Frame 1 (no input): blank canvas, image omitted
Frame 60 (no input): blank canvas, image omitted
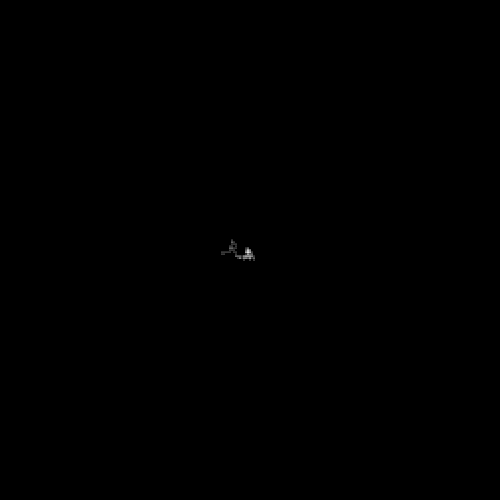
Frame 120 (the mouse pressed at the canvas centre since frame 60)

The p5.js sketch whose frames 1 and 60 were blank and that drew this single picture after the mouse press (run headless with seeded random() and noise() and a simulated clock; from frame 60 on, the mouse is pressed at the canvas centre):

// p5.js sketch
// ── sketch.js
let w;
function setup(){
    createCanvas(500,500);
    background(0);
    w = new Walker();
}

function draw(){
    w.show();
    w.walk();
}

function Walker() {
    this.x = width/2;
    this.y = height/2;

    this.show = function(){
        stroke(255);
        fill(255);
        point(this.x, this.y);
    }

    this.walk = function() {
        //4 options, up down left right
        n = floor(random(0,4));
        //up
        if(n == 0){
            this.y -= 2;
        }
        //down
         else if(n == 1){
            this.y += 2;
        }
        //left
        else if(n == 2){
            this.x -= 2;
        } 
        //right
        else if(n == 3){
            this.x += 2;
        }
    }
}
